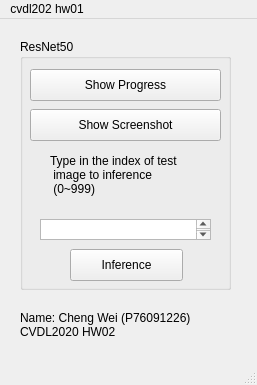
<?xml version="1.0" encoding="UTF-8"?>
<ui version="4.0">
 <class>MainWindow</class>
 <widget class="QMainWindow" name="MainWindow">
  <property name="geometry">
   <rect>
    <x>0</x>
    <y>0</y>
    <width>257</width>
    <height>385</height>
   </rect>
  </property>
  <property name="windowTitle">
   <string>MainWindow</string>
  </property>
  <widget class="QWidget" name="centralwidget">
   <widget class="QLabel" name="label_2">
    <property name="geometry">
     <rect>
      <x>20</x>
      <y>280</y>
      <width>211</width>
      <height>51</height>
     </rect>
    </property>
    <property name="text">
     <string>Name: Cheng Wei (P76091226) 
CVDL2020 HW02</string>
    </property>
   </widget>
   <widget class="QGroupBox" name="groupBox">
    <property name="geometry">
     <rect>
      <x>20</x>
      <y>20</y>
      <width>211</width>
      <height>251</height>
     </rect>
    </property>
    <property name="title">
     <string>ResNet50</string>
    </property>
    <widget class="QPushButton" name="showProgress">
     <property name="geometry">
      <rect>
       <x>10</x>
       <y>30</y>
       <width>191</width>
       <height>32</height>
      </rect>
     </property>
     <property name="text">
      <string>Show Progress</string>
     </property>
    </widget>
    <widget class="QPushButton" name="showScreenshot">
     <property name="geometry">
      <rect>
       <x>10</x>
       <y>70</y>
       <width>191</width>
       <height>32</height>
      </rect>
     </property>
     <property name="text">
      <string>Show Screenshot</string>
     </property>
    </widget>
    <widget class="QTextEdit" name="testImageIndex">
     <property name="geometry">
      <rect>
       <x>20</x>
       <y>180</y>
       <width>171</width>
       <height>21</height>
      </rect>
     </property>
    </widget>
    <widget class="QPushButton" name="inference">
     <property name="geometry">
      <rect>
       <x>50</x>
       <y>210</y>
       <width>113</width>
       <height>32</height>
      </rect>
     </property>
     <property name="text">
      <string>Inference</string>
     </property>
    </widget>
    <widget class="QLabel" name="label">
     <property name="geometry">
      <rect>
       <x>30</x>
       <y>110</y>
       <width>171</width>
       <height>51</height>
      </rect>
     </property>
     <property name="text">
      <string>Type in the index of test 
 image to inference 
 (0~999)</string>
     </property>
    </widget>
   </widget>
  </widget>
  <widget class="QMenuBar" name="menubar">
   <property name="geometry">
    <rect>
     <x>0</x>
     <y>0</y>
     <width>257</width>
     <height>24</height>
    </rect>
   </property>
   <widget class="QMenu" name="menucvdl202_hw01">
    <property name="title">
     <string>cvdl202 hw01</string>
    </property>
   </widget>
   <addaction name="menucvdl202_hw01"/>
  </widget>
  <widget class="QStatusBar" name="statusbar"/>
 </widget>
 <resources/>
 <connections>
  <connection>
   <sender>testImageIndex</sender>
   <signal>cursorPositionChanged()</signal>
   <receiver>statusbar</receiver>
   <slot>update()</slot>
   <hints>
    <hint type="sourcelabel">
     <x>125</x>
     <y>272</y>
    </hint>
    <hint type="destinationlabel">
     <x>133</x>
     <y>404</y>
    </hint>
   </hints>
  </connection>
  <connection>
   <sender>inference</sender>
   <signal>clicked()</signal>
   <receiver>inference</receiver>
   <slot>click()</slot>
   <hints>
    <hint type="sourcelabel">
     <x>126</x>
     <y>307</y>
    </hint>
    <hint type="destinationlabel">
     <x>126</x>
     <y>307</y>
    </hint>
   </hints>
  </connection>
  <connection>
   <sender>showProgress</sender>
   <signal>clicked()</signal>
   <receiver>showProgress</receiver>
   <slot>click()</slot>
   <hints>
    <hint type="sourcelabel">
     <x>125</x>
     <y>87</y>
    </hint>
    <hint type="destinationlabel">
     <x>125</x>
     <y>87</y>
    </hint>
   </hints>
  </connection>
 </connections>
</ui>
